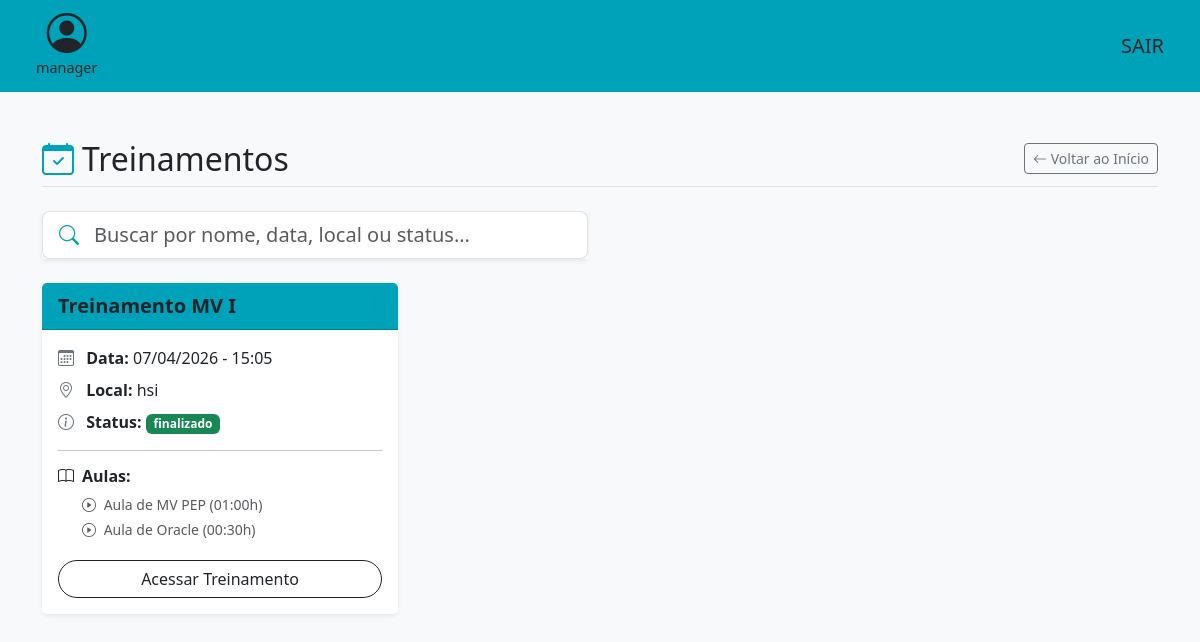
The app's page /treinamentos-finalizados/ (signed in) with its own data.
### events/models.py (models this page shows, shortened)
class Treinamento(models.Model):
    opcoes_local = [
        ("AUDITORIO HSI","hsi"),
        ("AUDITORIO ADM CENTRAL","pupileira"),
    ]
    opcoes_status = [
        ("FINALIZADO","finalizado"),
        ("CANCELADO","cancelado"),
        ("MARCADO","marcado"),
        ("ANDAMENTO","andamento")
    ]
    nm_evento = models.CharField(max_length=100)
    data = models.DateTimeField()
    local = models.CharField(max_length=50,choices=opcoes_local)
    status = models.CharField(max_length=50,choices=opcoes_status)
    participantes = models.JSONField(default=list,blank=True)
    aulas = models.ManyToManyField(Aula, related_name='aulas')
    horario_final = models.TimeField(null=True,blank=True)
    usuario_cadastrante = models.ForeignKey(User, on_delete=models.CASCADE,null=True,blank=True)

class Aula(models.Model):
    nm_aula = models.CharField(max_length=150)
    descricao = models.CharField(max_length=200)
    palestrante = models.CharField(max_length=100)
    carga_horaria = models.TimeField(null=False)
    data_criacao = models.DateTimeField(auto_now_add=True,null=True,blank=True)
    horario_inicial_aula = models.TimeField(null=True,blank=True)
    horario_final_aula = models.TimeField(null=True,blank=True)

### events/views.py (the view)
# urls.py: path('treinamentos-finalizados/',treinamentos_finalizados,name='treinamentos-finalizados'),
@login_required(login_url="login/")
def treinamentos_finalizados(request):
    lista_treinamentos = Treinamento.objects.filter(status__in=['FINALIZADO', 'CANCELADO'])
    return render(request,'events/listar-treinamento.html',{'treinamentos':lista_treinamentos})

### templates/events/listar-treinamento.html (shortened to what this page needs)
<!DOCTYPE html>
<html lang="pt-br">
<head>
    <link href="https://cdn.jsdelivr.net/npm/bootstrap@5.3.2/dist/css/bootstrap.min.css" rel="stylesheet">
    <link href="https://cdn.jsdelivr.net/npm/bootstrap-icons@1.11.1/font/bootstrap-icons.css" rel="stylesheet">
</head>
<body class="bg-light">
    {% include 'partials/navbar.html' %}
    <div class="container mt-5">
        <div class="d-flex justify-content-between align-items-center mb-4 border-bottom pb-2">
            <h2 class="m-0"><i class="bi bi-calendar-check text-custom-teal me-2"></i>Treinamentos</h2>
            <a href="{% url 'index' %}" class="btn btn-outline-secondary btn-sm">
                <i class="bi bi-arrow-left"></i> Voltar ao Início
            </a>
        </div>
        <div class="row mb-4">
            <div class="col-md-6">
                <div class="input-group input-group-lg shadow-sm">
                    <span class="input-group-text bg-white border-end-0 text-custom-teal">
                        <i class="bi bi-search"></i>
                    </span>
                    <input type="text" id="filtroPesquisa" class="form-control border-start-0 ps-0" placeholder="Buscar por nome, data, local ou status...">
                </div>
            </div>
        </div>
        <div class="row row-cols-1 row-cols-md-2 row-cols-lg-3 g-4" id="listaTreinamentos">
            {% for treinamento in treinamentos %}
                <div class="col col-treinamento">
                    <div class="card h-100 shadow-sm border-0">
                        <div class="card-header bg-custom-teal text-dark fw-bold fs-5">
                            {{ treinamento.nm_evento }}
                        </div>
                        <div class="card-body">
                            <p class="card-text mb-2">
                                <i class="bi bi-calendar3 text-secondary me-2"></i> <strong>Data:</strong> {{ treinamento.data|date:"d/m/Y - H:i" }}
                            </p>
                            <p class="card-text mb-2">
                                <i class="bi bi-geo-alt text-secondary me-2"></i> <strong>Local:</strong> {{ treinamento.get_local_display }}
                            </p>
                            <p class="card-text mb-3">
                                <i class="bi bi-info-circle text-secondary me-2"></i> <strong>Status:</strong>
                                {% if treinamento.status == 'ANDAMENTO' %}
                                    <span class="badge bg-info text-dark">{{ treinamento.get_status_display }}</span>
                                {% elif treinamento.status == 'CANCELADO' %}
                                    <span class="badge bg-danger">{{ treinamento.get_status_display }}</span>
                                {% elif treinamento.status == 'MARCADO' %}
                                    <span class="badge bg-warning text-dark">{{ treinamento.get_status_display }}</span>
                                {% elif treinamento.status == 'FINALIZADO' %}
                                    <span class="badge bg-success">{{ treinamento.get_status_display }}</span>
                                {% else %}
                                    <span class="badge bg-secondary">{{ treinamento.get_status_display }}</span>
                                {% endif %}
                            </p>
                            <hr>
                            <h6 class="fw-bold mb-2"><i class="bi bi-book me-2"></i>Aulas:</h6>
                            <ul class="list-unstyled mb-0 ms-4 small">
                                {% for aula in treinamento.aulas.all %}
                                    <li class="mb-1 text-muted">
                                        <i class="bi bi-play-circle me-1"></i> {{ aula.nm_aula }} ({{ aula.carga_horaria }}h)
                                    </li>
                                {% empty %}
                                    <li class="text-danger fst-italic">Nenhuma aula vinculada.</li>
                                {% endfor %}
                            </ul>
                        </div>
                        <div class="card-footer bg-white border-0 text-center pb-3 pt-0">
                            <a href="{% url 'conferir-treinamento' treinamento.id %}" class="btn btn-outline-dark w-100 rounded-pill">
                                Acessar Treinamento
                            </a>
                        </div>
                    </div>
                </div>
            {% endfor %}
        </div>
    </div>
</body>
</html>

### templates/partials/navbar.html
<nav class="navbar bg-custom-teal px-4 py-2">
    <div class="container-fluid d-flex justify-content-between align-items-center">
        <a class="navbar-brand text-dark m-0 d-flex flex-column align-items-center" href="#" style="text-decoration: none;">
            <i class="bi bi-person-circle" style="font-size: 2.5rem; line-height: 1;"></i>
            {% if request.user.is_authenticated %}
                <span class="mt-1 fw-medium" style="font-size: 0.9rem;">
                    {{ request.user.first_name |default:request.user.username }}
                </span>
            {% endif %}
        </a>
        <a href="{% url 'logout' %}" class="nav-link text-dark fs-5 fw-medium">
            SAIR
        </a>
    </div>
</nav>

### templates/events/listar-treinamento.html (style rules this page uses)
.bg-custom-teal { background-color: #00a2b9; }
.text-custom-teal { color: #00a2b9; }

### records on screen
Treinamento: nm_evento "Treinamento MV I", data "07/04/2026 - 15:05", local "hsi", status "finalizado"
Aula: nm_aula "Aula de MV PEP", carga_horaria "01:00"
Aula: nm_aula "Aula de Oracle", carga_horaria "00:30"

### other values on screen
{{ request.user.first_name |default:request.user.username }} "manager"
